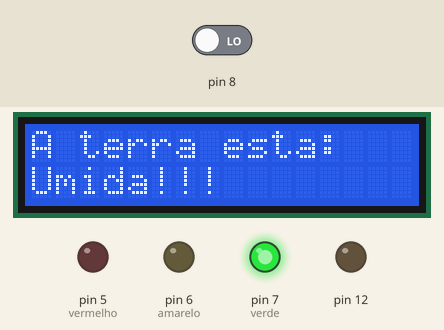
Bench run of a sketch on a simulated Arduino Uno, built with avr-gcc and run on an emulated ATmega328P. Parts: 16×2 character LCD, output pins drawn as LEDs (lit = HIGH). Inputs (shaded band) come from the test bench; at power-on: pin 8 LOW.

Above: at 1.2 s.
1.3 s: pin 8 driven HIGH
At 3.2 s:
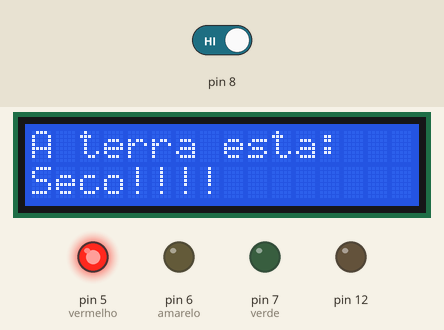
7.7 s: pin 8 driven LOW
At 10.3 s:
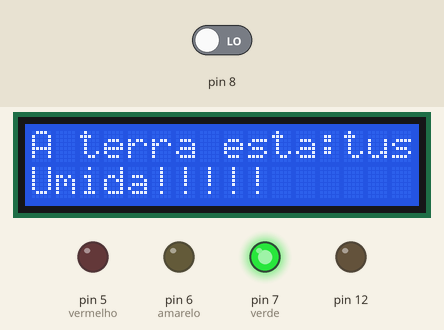
10.6 s: pin 8 driven HIGH
At 12.3 s:
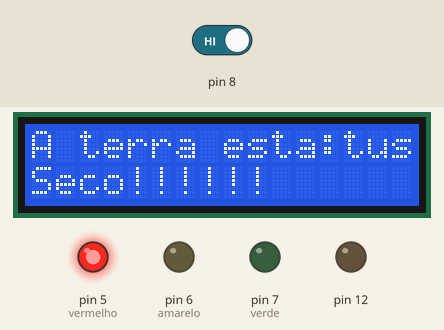
Timing chart, 0 to 20.2 s (numbered marks = the images above; inputs shaded):
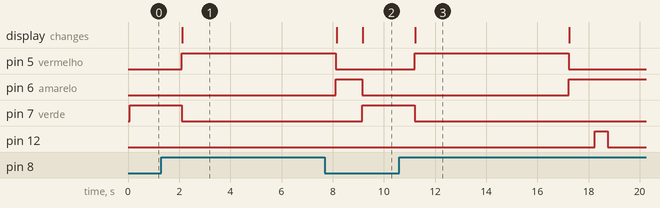

The sketch:

Irrigador.ino
```cpp
#include <Wire.h>
#include <LiquidCrystal_I2C.h>


LiquidCrystal_I2C lcd(0x27,2,1,0,4,5,6,7,3, POSITIVE);

bool leituraSensor;
bool leituraAnterior;

int tempo = 1000;

void setup() {
  // ativador lc
  lcd.begin (16,2);

  //Sensor
  pinMode(8, INPUT);

  //Atuador
  pinMode(12, OUTPUT);

  //LEDs
  pinMode(5, OUTPUT);  //vermelho
  pinMode(6, OUTPUT);  //amarelo
  pinMode(7, OUTPUT);  //verde
}

void loop() {

  leituraSensor = digitalRead(8);


  if (leituraSensor == HIGH) {
     //No estado seco
     digitalWrite(5, HIGH);  //vermelho
     digitalWrite(7, LOW);   //verde

  lcd.setBacklight(HIGH);
  lcd.setCursor(0,0);
  lcd.print("A terra esta:");
  lcd.setCursor(0,1);
  lcd.print("Seco!!!");
  delay(tempo);


  } else {
     //No estado úmido
     digitalWrite(5, LOW);   //vermelho
     digitalWrite(7, HIGH);  //verde

  lcd.setBacklight(HIGH);
  lcd.setCursor(0,0);
  lcd.print("A terra esta:");
  lcd.setCursor(0,1);
  lcd.print("Umida!!!");
  delay(tempo);

  }


  //Ao entrar no estado seco
  if (leituraSensor && !leituraAnterior) {
     delay(5000);
     digitalWrite(5, LOW);   //vermelho
     digitalWrite(6, HIGH);  //amarelo
         lcd.setBacklight(HIGH);
  lcd.setCursor(0,0);
  lcd.print("Irrigacao status:");
  lcd.setCursor(0,1);
  lcd.print("Ativada!!!");
  delay(tempo);

     while (digitalRead(8)) {
        digitalWrite(12, HIGH);   //rele / válvula / solenoide / bomba
        delay(500);
        digitalWrite(12, LOW);   //rele / válvula / solenoide / bomba

        delay(10000);
     }
     digitalWrite(6, LOW);  //amarelo


  }

  leituraAnterior = leituraSensor;
}
```

Measured:
- after the input at 1.3 s, pin 5 (vermelho): LOW → HIGH after 0.81 s; pin 7 (verde): HIGH → LOW after 0.81 s; the display: changes after 0.83 s (image 1)
- after the input at 7.7 s, pin 7 (verde): LOW → HIGH after 1.5 s; pin 12: stays LOW (without the input it goes to HIGH after 1.5 s); the display: first differs from a run without the input after 1.5 s (image 2)
- after the input at 10.6 s, pin 5 (vermelho): LOW → HIGH after 0.60 s, → LOW 6.0 s later; pin 6 (amarelo): LOW → HIGH after 6.6 s; pin 7 (verde): HIGH → LOW after 0.60 s; pin 12: LOW → HIGH after 7.6 s, → LOW 0.50 s later; the display: changes after 0.62 s (image 3)
